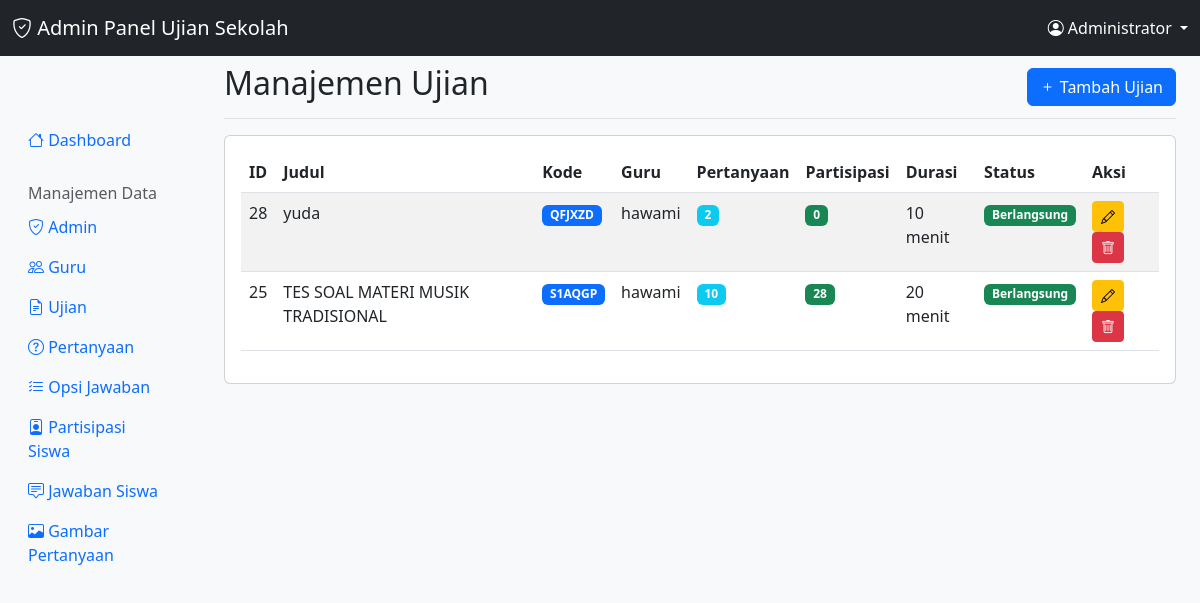
/admin/ujian.php (signed in), run on the app's committed database.
### tables this page shows
CREATE TABLE `ujian` (
  `id` int(11) NOT NULL,
  `id_guru` int(11) NOT NULL,
  `judul` varchar(255) NOT NULL,
  `kode_ujian` varchar(10) NOT NULL,
  `waktu_mulai` datetime DEFAULT NULL,
  `durasi` int(11) NOT NULL COMMENT 'Durasi dalam menit',
  `gambar_pendukung` varchar(255) DEFAULT NULL,
  `status` enum('menunggu','berlangsung','selesai') DEFAULT 'menunggu',
  `created_at` timestamp NOT NULL DEFAULT current_timestamp()
);

CREATE TABLE `guru` (
  `id` int(11) NOT NULL,
  `username` varchar(100) NOT NULL,
  `password` varchar(255) NOT NULL,
  `created_at` timestamp NOT NULL DEFAULT current_timestamp()
);

### admin/ujian.php (the view, shortened to what this page needs)
<?php
require_once 'config/auth.php';
$ujians = $conn->query("
    SELECT u.*, g.username as guru_username,
           COUNT(DISTINCT p.id) as total_pertanyaan,
           COUNT(DISTINCT ps.id) as total_partisipasi
    FROM ujian u
    JOIN guru g ON u.id_guru = g.id
    LEFT JOIN pertanyaan p ON u.id = p.id_ujian
    LEFT JOIN partisipasi_siswa ps ON u.id = ps.id_ujian
    GROUP BY u.id
    ORDER BY u.created_at DESC
")->fetch_all(MYSQLI_ASSOC);
?>
<!DOCTYPE html>
<html lang="id">
<head>
    <link href="https://cdn.jsdelivr.net/npm/bootstrap@5.3.0/dist/css/bootstrap.min.css" rel="stylesheet">
    <link href="https://cdn.jsdelivr.net/npm/bootstrap-icons@1.10.0/font/bootstrap-icons.css" rel="stylesheet">
</head>
<body class="bg-light">
    <?php include 'includes/navbar.php'; ?>
    <div class="container-fluid mt-5">
        <div class="row">
            <?php include 'includes/sidebar.php'; ?>
            <main class="col-md-9 ms-sm-auto col-lg-10 px-md-4">
                <div class="d-flex justify-content-between flex-wrap flex-md-nowrap align-items-center pt-3 pb-2 mb-3 border-bottom">
                    <h1 class="h2">Manajemen Ujian</h1>
                    <button class="btn btn-primary" data-bs-toggle="modal" data-bs-target="#addModal">
                        <i class="bi bi-plus"></i> Tambah Ujian
                    </button>
                </div>
                <div class="card">
                    <div class="card-body">
                        <div class="table-responsive">
                            <table class="table table-striped">
                                <thead>
                                    <tr>
                                        <th>ID</th>
                                        <th>Judul</th>
                                        <th>Kode</th>
                                        <th>Guru</th>
                                        <th>Pertanyaan</th>
                                        <th>Partisipasi</th>
                                        <th>Durasi</th>
                                        <th>Status</th>
                                        <th>Aksi</th>
                                    </tr>
                                </thead>
                                <tbody>
                                    <?php foreach ($ujians as $ujian): ?>
                                    <tr>
                                        <td><?= $ujian['id'] ?></td>
                                        <td><?= htmlspecialchars($ujian['judul']) ?></td>
                                        <td><span class="badge bg-primary"><?= $ujian['kode_ujian'] ?></span></td>
                                        <td><?= htmlspecialchars($ujian['guru_username']) ?></td>
                                        <td><span class="badge bg-info"><?= $ujian['total_pertanyaan'] ?></span></td>
                                        <td><span class="badge bg-success"><?= $ujian['total_partisipasi'] ?></span></td>
                                        <td><?= $ujian['durasi'] ?> menit</td>
                                        <td>
                                            <?php
                                            $badge_class = match($ujian['status']) {
                                                'menunggu' => 'bg-warning',
                                                'berlangsung' => 'bg-success',
                                                'selesai' => 'bg-secondary'
                                            };
                                            ?>
                                            <span class="badge <?= $badge_class ?>"><?= ucfirst($ujian['status']) ?></span>
                                        </td>
                                        <td>
                                            <button class="btn btn-sm btn-warning" onclick="editUjian(<?= htmlspecialchars(json_encode($ujian)) ?>)">
                                                <i class="bi bi-pencil"></i>
                                            </button>
                                            <button class="btn btn-sm btn-danger" onclick="deleteUjian(<?= $ujian['id'] ?>)">
                                                <i class="bi bi-trash"></i>
                                            </button>
                                        </td>
                                    </tr>
                                    <?php endforeach; ?>
                                </tbody>
                            </table>
                        </div>
                    </div>
                </div>
            </main>
        </div>
    </div>
</body>
</html>

### data on the page
ujian: id "28", judul "yuda", kode_ujian "QFJXZD", id_guru.username "hawami", total_pertanyaan "2", total_partisipasi "0", durasi "10", status "Berlangsung"
ujian: id "25", judul "TES SOAL MATERI MUSIK TRADISIONAL", kode_ujian "S1AQGP", id_guru.username "hawami", total_pertanyaan "10", total_partisipasi "28", durasi "20", status "Berlangsung"

### other printed values
$_SESSION['admin_nama'] "Administrator"
